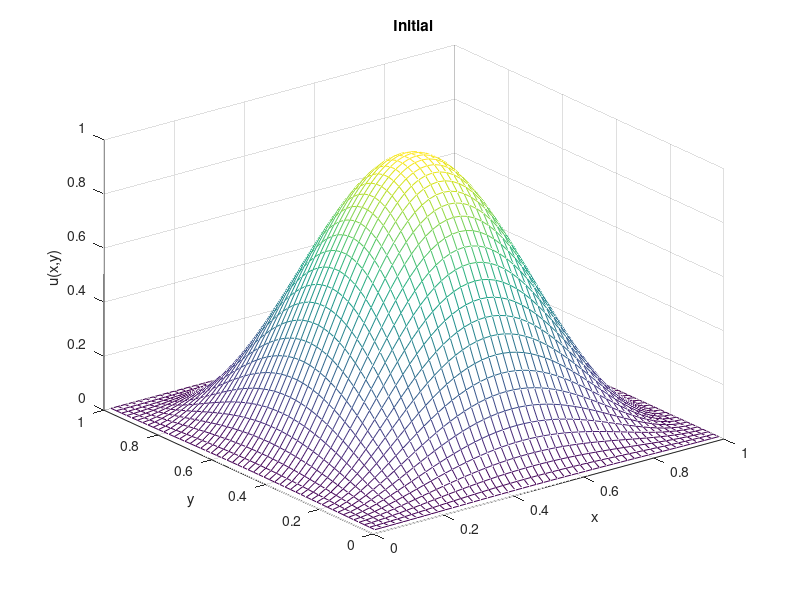

The MATLAB source for this figure: (Note: this script raises an error after producing the figure.)
clear all
close all

% 2D ADR with homogeneous Dirichlet/Neumann b.c.

nx = 50;
ny = 51;

delta = 0.05;
alpha = -0.8;

mref = 5000;

mrange = 100:10:200;

T = 0.6;

g = @(u) 1./(1+u.^2);

x = linspace(0,1,nx+1).';
x = x(2:nx+1);
y = linspace(0,1,ny+1).';
y = y(2:ny+1);

hx = 1/nx;
hy = 1/ny;

Pe = max(abs(alpha)*[hx,hy]/(2*delta))

[X,Y] = ndgrid(x,y);

Ix = speye(nx);
Iy = speye(ny);

D1x = spdiags(ones(nx,1)*[-1,0,1]/(2*hx),-1:1,nx,nx);
D1x(nx,nx-1) = 0;
D2x = spdiags(ones(nx,1)*[1,-2,1]/(hx^2),-1:1,nx,nx);
D2x(nx,nx-1) = 2/(hx^2);
D1y = spdiags(ones(ny,1)*[-1,0,1]/(2*hy),-1:1,ny,ny);
D1y(ny,ny-1) = 0;
D2y = spdiags(ones(ny,1)*[1,-2,1]/(hy^2),-1:1,ny,ny);
D2y(ny,ny-1) = 2/(hy^2);

A = delta*D2x + alpha*D1x;
B = delta*D2y + alpha*D1y;

K = kron(Iy,A) + kron(B,Ix);

%[V,D] = eig(full(A));
%cond(V)
%pause

U0 = 256*(X.*(1-X).*Y.*(1-Y)).^2;

figure;
mesh(X,Y,U0)
title('Initial')
xlabel('x'); ylabel('y'); zlabel('u(x,y)')
drawnow

uref = leuler_mat(U0,T/mref,mref,A,B,g);
normref = norm(uref(:),inf);

figure;
mesh(X,Y,reshape(uref,nx,ny));
title('Final')
xlabel('x'); ylabel('y'); zlabel('u(x,y)')
drawnow

counter = 0;
for m = mrange
  counter = counter + 1;
  m
  tau = T/m;
  u_lev = leuler_vec(U0(:),tau,m,K,g);
  err_lev(counter) = norm(uref(:)-u_lev,inf);
  u_lem = leuler_mat(U0,tau,m,A,B,g);
  err_lem(counter) = norm(uref(:)-u_lem(:),inf);
end

figure;
loglog(mrange,err_lev,'xb',mrange,err_lev(end)*(mrange/mrange(end)).^(-1),'--k')
hold on
loglog(mrange,err_lem,'sm',mrange,err_lem(end)*(mrange/mrange(end)).^(-1),'--k')
drawnow
